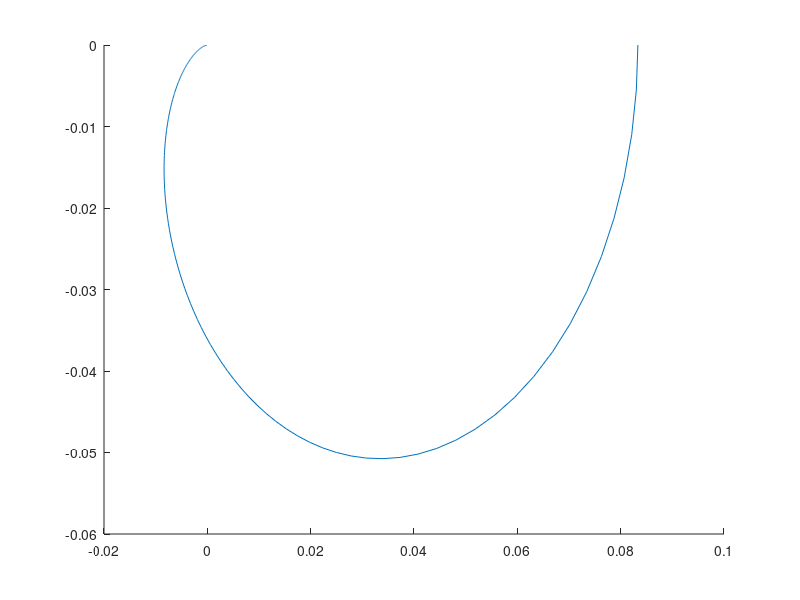

Here is the MATLAB script that generated this plot: (Note: this script raises an error after producing the figure.)
sys = tf(1,[1 8 12]);
[nyr, nyi, a] = nyquist(sys)
omega = linspace(0, 100000, 1000000);
y = 1./(-1*omega.*omega+8*omega*i+12);
figure
hold on
plot(y, '-')
for g=1:115
out(g) = nyr(1,1,g)+i*nyi(1,1,g);
end
plot(out, '-')
